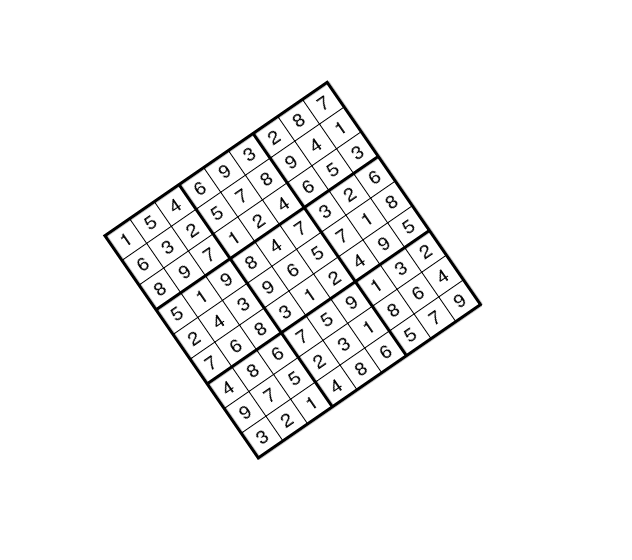
%> input picture Segmentacion/Sudoku1.PNG, 632 x 560 px
$ octave Sudoku_Pepe.m   (GNU Octave 9; MATLAB toolbox functions it lacks are replaced by stand-ins)
%> lines starting %> are read from the running program, lines starting %| are printed output that depends on the picture; in (x1, y1, x2, y2) boxes, pixels count from 0 and x2, y2 are one past the last pixel; in counts of white or black regions, pixels touching at a corner belong together; the program's own positions count from 1
### Segmentacion/signatura_isa.m
function sig = signatura_isa (imb);

%Devuelve la signatura de un obejto binario

ims = bwperim(imb);                     % Obtiene los pixels del contorno
[x,y] = find (ims);                     % Obtiene las coordenadas
mx = mean(x);                           % Calcula el centroide
my = mean(y);
distancia = sqrt((x-mx).^2+(y-my).^2);  % Distancia al centroide de los puntos del contorno
angulo = atan2(y-my,x-mx);              % 羘gulo del punto del contorno con respecto al centroide
[angulo,orden] = sort(angulo);          % Ordenar distancia seg鷑 el 醤gulo
s = distancia(orden);                   % Signatura
s = s-min(s);
s = s/max(s);                           % Signatura normalizada


sig = [angulo+pi,s];

### Segmentacion/Sudoku_Pepe.m
% Sudoku


% Deteccion de entorno
close all;
clear all;

%% Parámetros
open = 1000; % Eliminación de objetos pequeños
min_area = 10000; % Eliminación de objetos pequeños

%% Preprocesado
% Lectura de imagen
im1 = imread('Sudoku1.png');
%> im1 is the input picture: size 560x632x3 uint8; min 0, max 255, mean 245.2
    figure(1)
    subplot(1,5,1)
    imshow(im1)
    title('Imagen original')

% Binariazación usando el método de Otsu
Ibw = ~im2bw(im1,graythresh(im1));
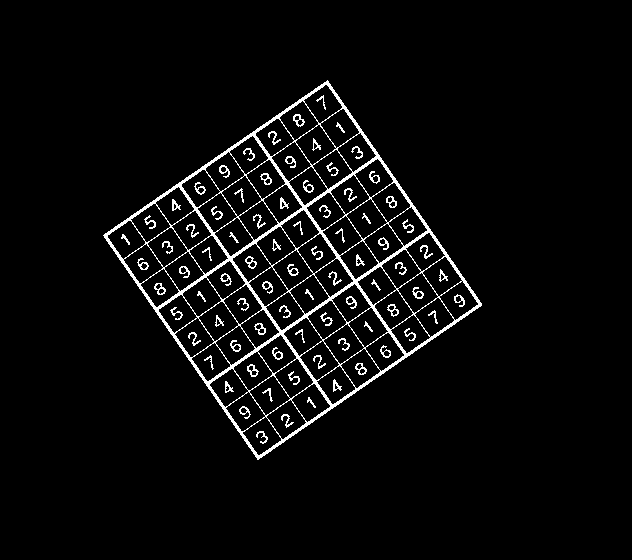
%> Ibw: size 560x632 logical; 4.1% white in thin lines or dots, all inside (x1, y1, x2, y2) = (103, 80, 482, 460)
    subplot(1,5,2)
    imshow(Ibw)
    title('Imagen Binarizada')

%% Procesado
% Rellena los huecos
Ifill = imfill(Ibw,'holes');
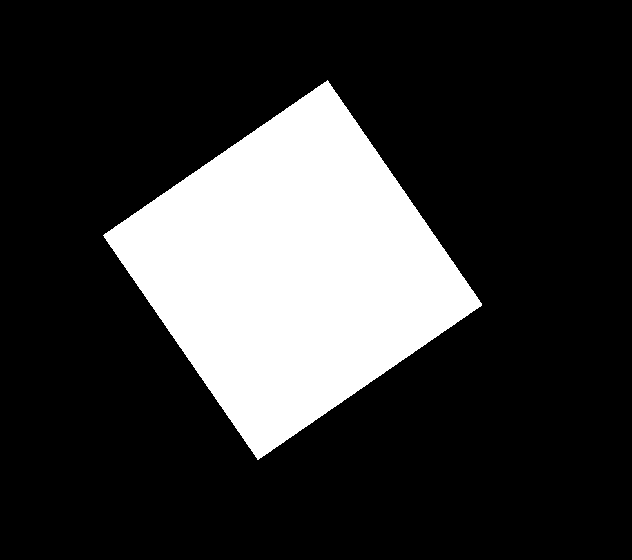
%> Ifill: size 560x632 logical; 21.1% white; 1 white region, box (x1, y1, x2, y2) and area: (103, 80, 482, 460) 74665
    subplot(1,5,3)
    imshow(Ifill)
    title('Imagen rellena')

% Elimina los objetos pequeños
Iarea = bwareaopen(Ifill,open);
    subplot(1,5,4)
    imshow(Iarea)
    title('Imagen sin objetos pequeños')

% Etiqueta las regiones conectadas
Ifinal = bwlabel(Iarea);
    subplot(1,5,5)
    imshow(Ifinal,[])
    colormap(gca,[0,0,0;colorcube])
    title('Regiones conectadas')
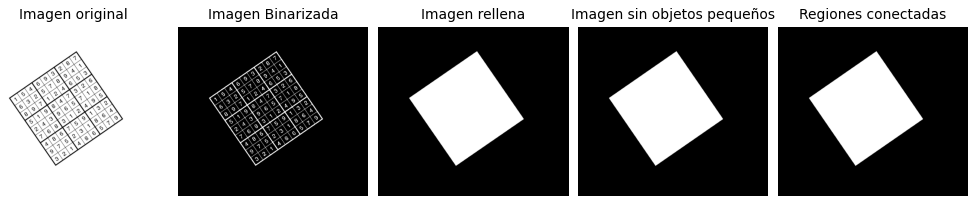
%> figure redrawn from the program's plot data, 5 panels

n_etiquetas = max(max(Ifinal));
%> n_etiquetas = 1

%% Identificación

% Imagen binarizada, rellena, de cerco convexo y su área
prop_im1 = regionprops(Ifinal,'Image','ConvexImage','Area');
%> prop_im1 = 1 region; Area: 74665

% Muestra la signatura de cada objeto
figure
cont = 1;
cont2 = 1;

%save('signatura_cuadrado.mat','signatura_referencia')
%load('signatura_cuadrado.mat','signatura_referencia')

cuadrados = [];
for k = 1:numel(prop_im1)
    % Elimina areas pequeÃ±as
    if (prop_im1(k).Area > min_area)
        % Dibuja
        subplot(numel(prop_im1),3,cont)
        imshow(prop_im1(k).Image);
        title('Región');
        subplot(numel(prop_im1),3,cont+1)
        imshow(prop_im1(k).ConvexImage);
        title('Cerco convexo');
        subplot(numel(prop_im1),3,cont+2)

        % Calculo de la signatura normalizada
        signatura = signatura_isa(prop_im1(k).ConvexImage);
        plot(signatura(:,1),signatura(:,2));
        title('Signatura');
        cont=cont+3;

        % Calculo de mínimos y máximos
        % Se divide el ángulo de la signatura en 6 trozos y se calcula, los
        % máximos superiores a 0.92 y mínimos inferiores a 0.07
        num_picos = 0;
        num_picosmin = 0;
        tam = size(signatura(:,1));
        tam2 = floor(tam(1)/6);
        for i = 0:5
            x = [(i*tam2+1):(i*tam2+tam2)];
            maximo = max(signatura(x,2));
            minimo = min(signatura(x,2));
            if(maximo > 0.87)
                num_picos = num_picos + 1;
            end
            if(minimo < 0.07)
                num_picosmin = num_picosmin + 1;
            end
        end

        num_picos;
        num_picosmin;

        % Si tiene 4 mínimo y 4 máximos es un cuadrado y se guarda
        if(num_picos == 4 && num_picosmin == 4)
            cuadrados(cont2) = k;
            cont2 = cont2+1;
        end
    end
end
%> this loop made 1 pass
%> (mx in signatura_isa, my in signatura_isa, cont, tam, tam2) on pass 1: (190.7, 190.3, 4, [897 1], 149)
%> pass 1, `imshow(prop_im1(k).Image);`:
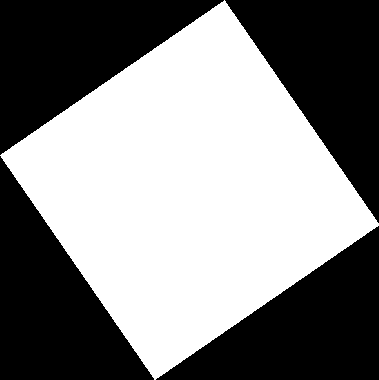
%> displayed picture: size 380x379 logical; 51.8% white; 4 black regions, box (x1, y1, x2, y2) and area: (0, 0, 224, 155) 17430, (0, 156, 154, 380) 17360, (156, 226, 379, 380) 17284, (225, 0, 379, 223) 17281
%> pass 1, `imshow(prop_im1(k).ConvexImage);`:
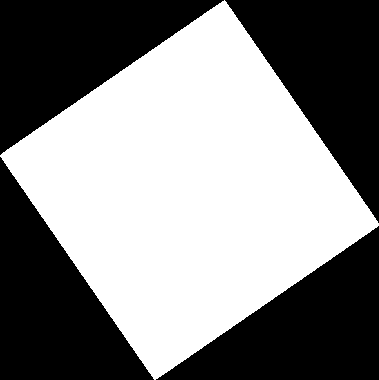
%> displayed picture: size 380x379 logical; 52.1% white; 4 black regions, box (x1, y1, x2, y2) and area: (0, 0, 224, 155) 17322, (0, 157, 154, 380) 17251, (156, 226, 379, 380) 17177, (225, 0, 379, 223) 17175
%> pass 1, in signatura_isa, `ims = bwperim(imb);`:
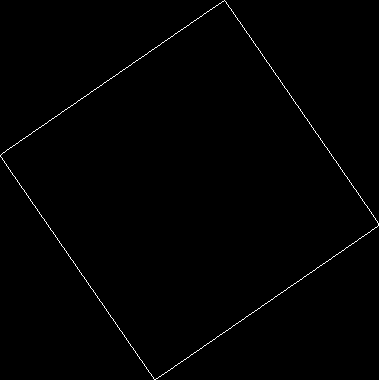
%> ims: size 380x379 logical; 0.62% white in thin lines or dots
%> pass 1, `title('Signatura');`:
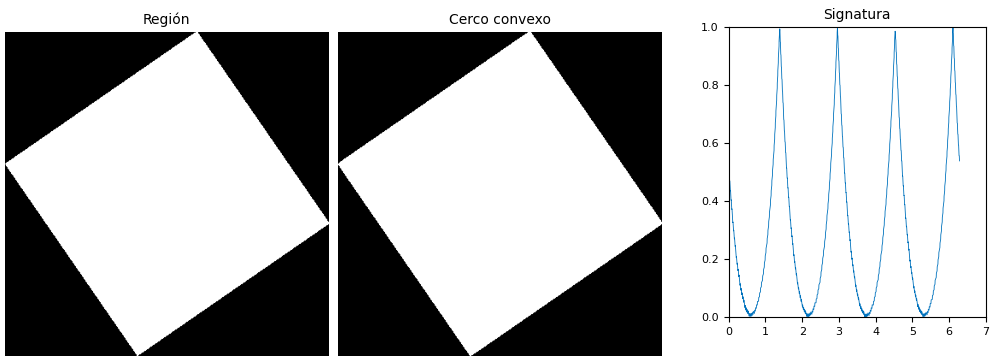
%> figure redrawn from the program's plot data, 3 panels
%> after the loop, cont2 = 1; maximo = 1; minimo = 0.00111; num_picos = 4; num_picosmin = 6; signatura = 897 rows, first 12: [0.00178 0.52; 0.00787 0.503; 0.0139 0.503; 0.0201 0.485; 0.0264 0.468; 0.0325 0.469; 0.0389 0.452; 0.0454 0.435; 0.0516 0.436; 0.0581 0.419; 0.0648 0.402; 0.0711 0.404]; x = 149 values from 746 to 894

% Variable con k = cuadrados
cuadrados
%> cuadrados = []

% Se segmenta la región cuadrada de la original (Solo para que se vea)
%> (the run ends here)

$ run again, with Segmentacion/Sudoku1.jpeg saved as Segmentacion/Sudoku1.PNG
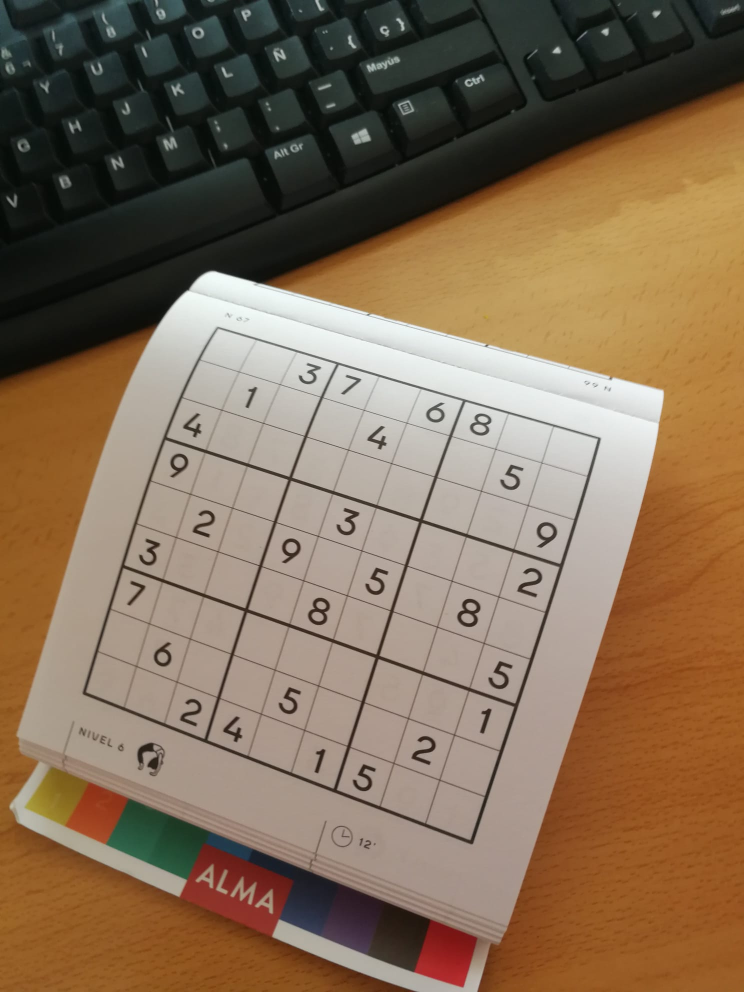
%> input picture Segmentacion/Sudoku1.jpeg, 1488 x 1984 px (shown at 1/2 size)
%> im1 is the input picture: size 1984x1488x3 uint8; mean R, G, B 131.9, 109.6, 86.2
%> Ibw: size 1984x1488 logical; 47.9% white; 436 white regions (317 under 20 px), largest, box (x1, y1, x2, y2) and area: (0, 0, 1488, 1403) 810259, (955, 982, 1488, 1984) 305447, (0, 1392, 968, 1984) 231453
%> Ifill: size 1984x1488 logical; 63.2% white; 43 black regions (16 under 20 px), largest, box (x1, y1, x2, y2) and area: (0, 197, 1488, 1984) 1069665, (0, 1750, 187, 1863) 8635, (1380, 1390, 1488, 1450) 2394
%> Iarea: size 1984x1488 logical; 62.9% white; 42 black regions (15 under 20 px), largest, box (x1, y1, x2, y2) and area: (0, 197, 1488, 1984) 1077194, (0, 1750, 187, 1863) 9667, (1380, 1390, 1488, 1450) 3159
%> `Ifinal = bwlabel(Iarea);`:
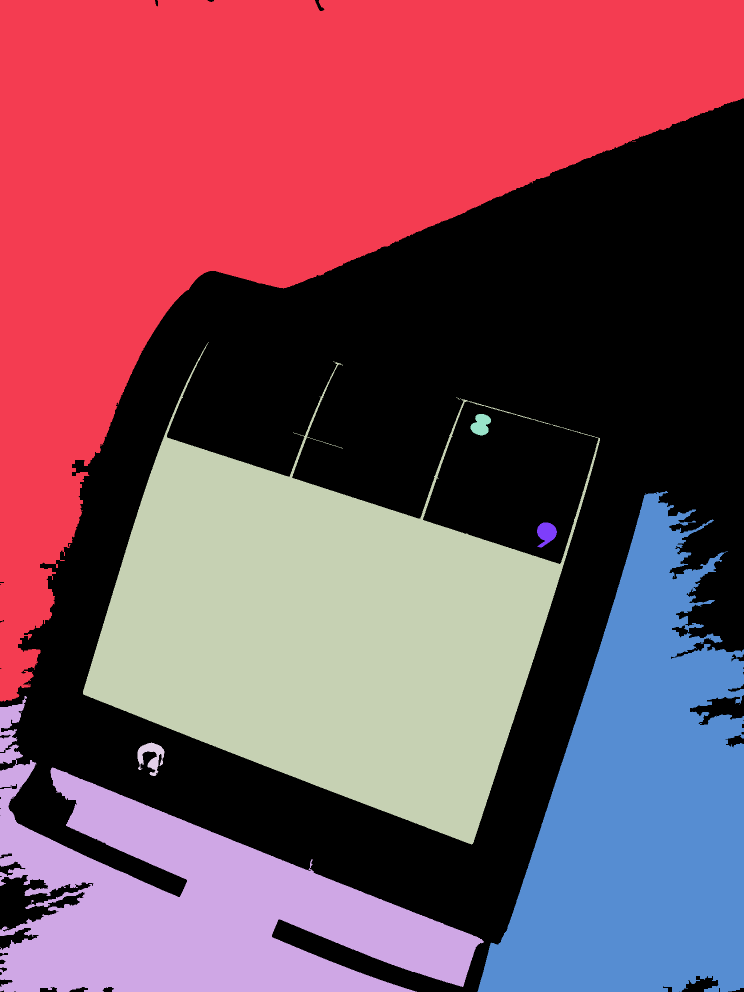
%> Ifinal: size 1984x1488 double (shown at 1/2 size); 8 distinct labels, from 0 to 7; one colour per label, 0 black
%> n_etiquetas = 7
%> prop_im1 = 7 regions; Area: 820582, 480770, 312502, 237906, 1754, 1312, 1225
%> the loop `for k = 1:numel(prop_im1)` made 7 passes
%> (mx in signatura_isa, my in signatura_isa, cont, tam, tam2) on passes 1, 2, 3, 6: (483.3, 548.5, 4, [4571 1], 761), (390.2, 385.8, 7, [2551 1], 425), (477.4, 528.2, 10, [3077 1], 512), (588.3, 328.5, 13, [2601 1], 433)
%> pass 2, `imshow(prop_im1(k).Image);`:
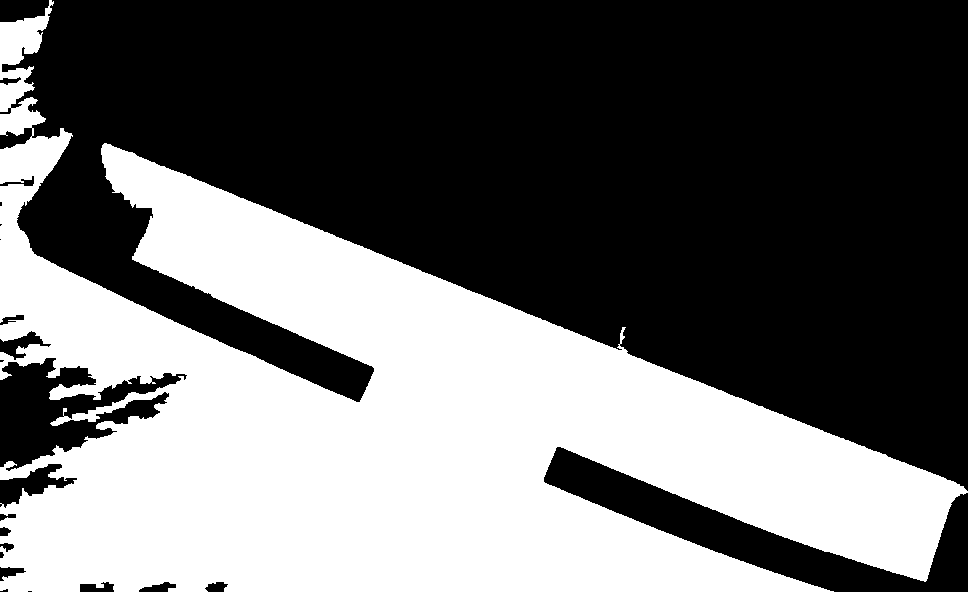
%> displayed picture: size 592x968 logical; 41.5% white; 1 white region, box (x1, y1, x2, y2) and area: (0, 0, 968, 592) 237906
%> after the loop `for k = 1:numel(prop_im1)`: cont2 = 1; minimo = 0.35; num_picos = 2; num_picosmin = 3; signatura = 2601 rows, first 12: [0.000824 0.931; 0.000825 0.928; 0.00261 0.926; 0.00262 0.923; 0.00262 0.921; 0.00443 0.919; 0.00443 0.916; 0.00444 0.914; 0.00626 0.911; 0.00627 0.909; 0.00628 0.906; 0.00811 0.904]; x = 433 values from 2166 to 2598
%> cuadrados = []
